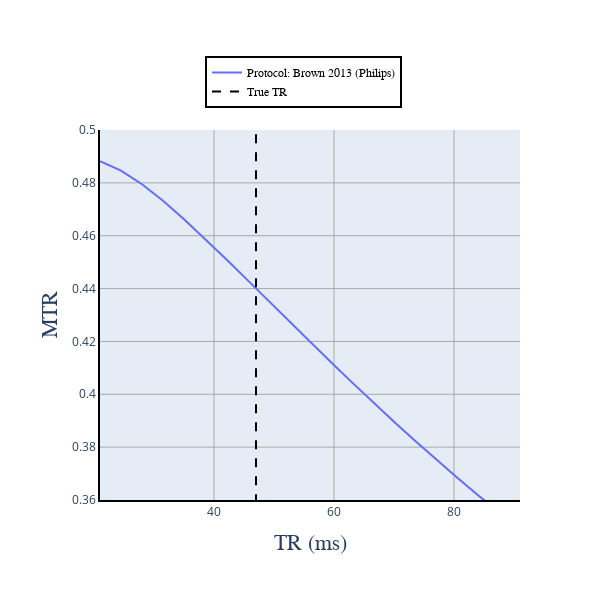

Here is the notebook cell this chart was saved with:
### Code cell
#| label: mtrFig4cell

# Prepare Python environment

import scipy.io as sio
import numpy as np
from pathlib import Path

data_dir = Path("../../data/06-MT-02-MTR")
data_file = "fig6.mat"

#Load either archived or generated plot variables
mat_contents = sio.loadmat(data_dir / data_file)


MTRs = mat_contents["MTRs"][0]
TR = mat_contents["TR_range"][0]
TR_true = mat_contents["trueTR"][0]

x_TR_true = np.ones(len(MTRs))*TR_true
y_TR_true = np.linspace(MTRs[-1]*0.95, MTRs[0]*1.05, num=len(MTRs))


# Plot Figure 1

# Module imports

import matplotlib.pyplot as plt
import plotly as py
import plotly.graph_objs as go
import numpy as np
from plotly import __version__
from plotly.offline import download_plotlyjs, init_notebook_mode, plot, iplot
config={'showLink': False, 'displayModeBar': False}

init_notebook_mode(connected=True)

# PYTHON CODE

init_notebook_mode(connected=True)
# The polling here is to ensure that plotly.js has already been loaded before
# setting display alignment in order to avoid a race condition.


data = [
    go.Scatter(
        x=TR,
        y=MTRs,
        name = "Protocol: Brown 2013 (Philips)",
        text = 'N/A',
        hoverinfo = 'y'
        ),
    go.Scatter(
        x=x_TR_true,
        y=y_TR_true,
        name = "True TR",
        text = 'N/A',
        hoverinfo = 'y',
        line = dict(shape = 'linear', color = 'rgb(0, 0, 0)', width = 2, dash = 'dash'),
        ),
        
]


layout = go.Layout(
    width=600,
    height=600,
    margin=go.layout.Margin(
        l=100,
        r=80,
        b=100,
        t=130,
    ),
    annotations=[
        dict(
            x=-0.15,
            y=0.50,
            showarrow=False,
            text='MTR',
            font=dict(
                family='Times New Roman',
                size=22
            ),
            textangle=-90,
            xref='paper',
            yref='paper'
        ),
        dict(
            x=0.5,
            y=-0.15,
            showarrow=False,
            text='TR (ms)',
            font=dict(
                family='Times New Roman',
                size=22
            ),
            textangle=0,
            xref='paper',
            yref='paper'
        ),
    ],
    xaxis=dict(
        showgrid=True,
        gridcolor='rgb(169,169,169)',
        linecolor='black',
        linewidth=2
    ),
    yaxis=dict(
        showgrid=True,
        gridcolor='rgb(169,169,169)',
        linecolor='black',
        linewidth=2,
        range = [0.36, 0.5]
    ),
    legend=dict(
        x=0.25,
        y=1.2,
        traceorder='normal',
        font=dict(
            family='Times New Roman',
            size=12,
            color='#000'
        ),
        bordercolor='#000000',
        borderwidth=2
    )
)

fig = dict(data=data, layout=layout)

iplot(fig, filename = 'fig7.html', config = config)

### Figure 1 — Plotly figure (JSON) as saved in the notebook; plotly's stock layout.template omitted (floating-point values rounded to 4 significant figures)
{"data": [{"hoverinfo": "y", "name": "Protocol: Brown 2013 (Philips)", "text": "N/A", "type": "scatter", "x": [21, 24.5, 28, 31.5, 35, 38.5, 42, 45.5, 49, 52.5, 56, 59.5, 63, 66.5, 70, 73.5, 77, 80.5, 84, 87.5, 91], "y": [0.4882, 0.4846, 0.4795, 0.4732, 0.4663, 0.4589, 0.4512, 0.4434, 0.4355, 0.4276, 0.4198, 0.4121, 0.4045, 0.397, 0.3896, 0.3824, 0.3754, 0.3685, 0.3618, 0.3553, 0.3489]}, {"hoverinfo": "y", "line": {"color": "rgb(0, 0, 0)", "dash": "dash", "shape": "linear", "width": 2}, "name": "True TR", "text": "N/A", "type": "scatter", "x": [47, 47, 47, 47, 47, 47, 47, 47, 47, 47, 47, 47, 47, 47, 47, 47, 47, 47, 47, 47, 47], "y": [0.3315, 0.3405, 0.3496, 0.3587, 0.3677, 0.3768, 0.3858, 0.3949, 0.4039, 0.413, 0.422, 0.4311, 0.4402, 0.4492, 0.4583, 0.4673, 0.4764, 0.4854, 0.4945, 0.5035, 0.5126]}], "layout": {"annotations": [{"font": {"family": "Times New Roman", "size": 22}, "showarrow": false, "text": "MTR", "textangle": -90, "x": -0.15, "xref": "paper", "y": 0.5, "yref": "paper"}, {"font": {"family": "Times New Roman", "size": 22}, "showarrow": false, "text": "TR (ms)", "textangle": 0, "x": 0.5, "xref": "paper", "y": -0.15, "yref": "paper"}], "height": 600, "legend": {"bordercolor": "#000000", "borderwidth": 2, "font": {"color": "#000", "family": "Times New Roman", "size": 12}, "traceorder": "normal", "x": 0.25, "y": 1.2}, "margin": {"b": 100, "l": 100, "r": 80, "t": 130}, "width": 600, "xaxis": {"gridcolor": "rgb(169,169,169)", "linecolor": "black", "linewidth": 2, "showgrid": true}, "yaxis": {"gridcolor": "rgb(169,169,169)", "linecolor": "black", "linewidth": 2, "range": [0.36, 0.5], "showgrid": true}}}
